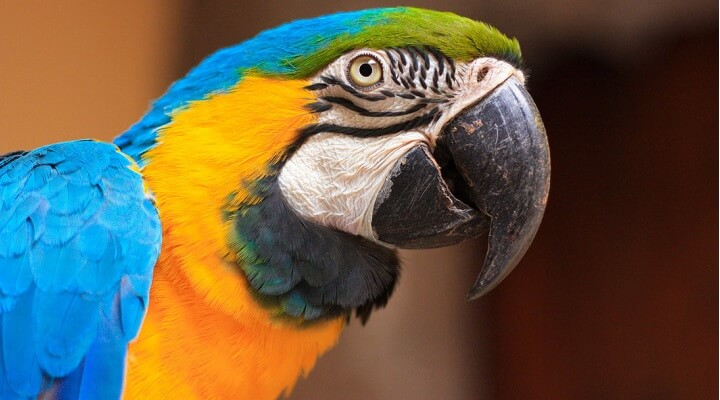
//> input picture Vision/x64/Debug/arara.jpg, 720 x 400 px
$ ./Juntando x64/Debug/arara.jpg   (built with g++ and OpenCV 4)
//> lines starting //> are read from the running program, lines starting //| are printed output that depends on the picture; after the words box and inside, x2 and y2 are one past the last pixel; in counts of white or black regions, pixels touching at a corner belong together
#include <opencv2\opencv.hpp>
#include <iostream>

int main(int argc, char *argv[])
{
	if (argc < 2)
	{
		std::cout << "Uso: " << argv[0] << "<image_file_path\n";
		return 0;
	}

	// instanciando imagens

	// (Canny edge detector, Canny detector de bordas)
	cv::Mat img_cny;

	// RHB image
	cv::Mat img_rgb;

	// tom de cinza imagem
	cv::Mat img_gry;

	// metade imagem
	cv::Mat img_hlf;

	// suave imagem
	cv::Mat img_svz;
	// Nomeando windows
	cv::namedWindow("Exemplo Cinza", cv::WINDOW_AUTOSIZE);
	cv::namedWindow("Exemplo Canny", cv::WINDOW_AUTOSIZE);
	cv::namedWindow("Exemplo RGB", cv::WINDOW_AUTOSIZE);
	cv::namedWindow("Exemplo Metade", cv::WINDOW_AUTOSIZE);
	cv::namedWindow("Exemplo Metade Suavizada", cv::WINDOW_AUTOSIZE);
	cv::namedWindow("Exemplo Canny Suavizada", cv::WINDOW_AUTOSIZE);
	cv::namedWindow("Exemplo Cinza Suavizada", cv::WINDOW_AUTOSIZE);
	// abrindo imagem
	img_rgb = cv::imread(argv[1]);
//> img_rgb is the input picture: 400 rows x 720 cols, CV_8UC3; mean B, G, R 70.6, 91.7, 102.8
	if (img_rgb.empty())
	{
		std::cout << "Nao foi possivel abrir imagem <" << argv[1] << ">\n";
		return 1;
	}
	cv::imshow("Exemplo RGB", img_rgb);

	// metade da imagem
	cv::pyrDown(img_rgb, img_hlf);
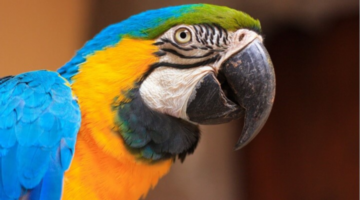
//> img_hlf: 200 rows x 360 cols, CV_8UC3; mean B, G, R 70.5, 91.6, 102.7
	cv::imshow("Exemplo Metade", img_hlf);

	// suavidando metade
	cv::GaussianBlur(img_hlf, img_svz, cv::Size(5, 5), 4, 4);
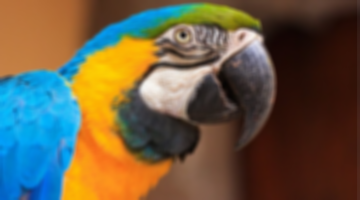
//> img_svz: 200 rows x 360 cols, CV_8UC3; mean B, G, R 70.5, 91.5, 102.6
	cv::imshow("Exemplo Metade Suavizada", img_hlf);

	// convertendo imagem para tom de cinza
	cv::cvtColor(img_hlf, img_gry, cv::COLOR_BGR2GRAY);
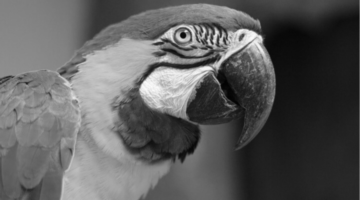
//> img_gry: 200 rows x 360 cols, CV_8UC1; min 2, max 249, mean 92.5
	cv::imshow("Exemplo Cinza", img_gry);

	// convertendo para Canny
	cv::Canny(img_gry, img_cny, 10, 100, 3, true);
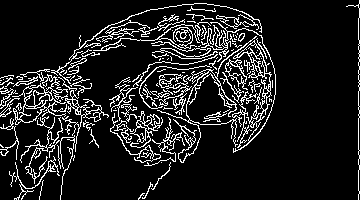
//> img_cny: 200 rows x 360 cols, CV_8UC1; 12.2% white in thin lines or dots
	cv::imshow("Exemplo Canny", img_cny);

	// novamente só que agora borrado
	cv::cvtColor(img_svz, img_gry, cv::COLOR_BGR2GRAY);
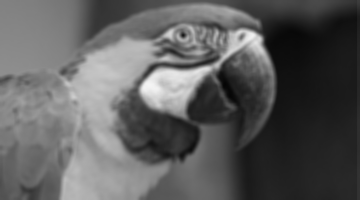
//> img_gry: 200 rows x 360 cols, CV_8UC1; min 4, max 244, mean 92.4
	cv::imshow("Exemplo Cinza Suavizada", img_gry);
	cv::Canny(img_gry, img_cny, 10, 100, 3, true);
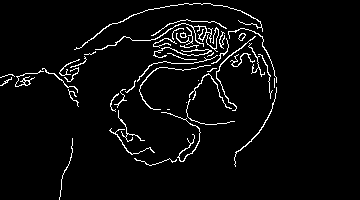
//> img_cny: 200 rows x 360 cols, CV_8UC1; 4.2% white in thin lines or dots, all inside (x1, y1, x2, y2) = (0, 3, 277, 200)
	cv::imshow("Exemplo Canny Suavizada", img_cny);

	cv::waitKey(0);
	return 0;
}
